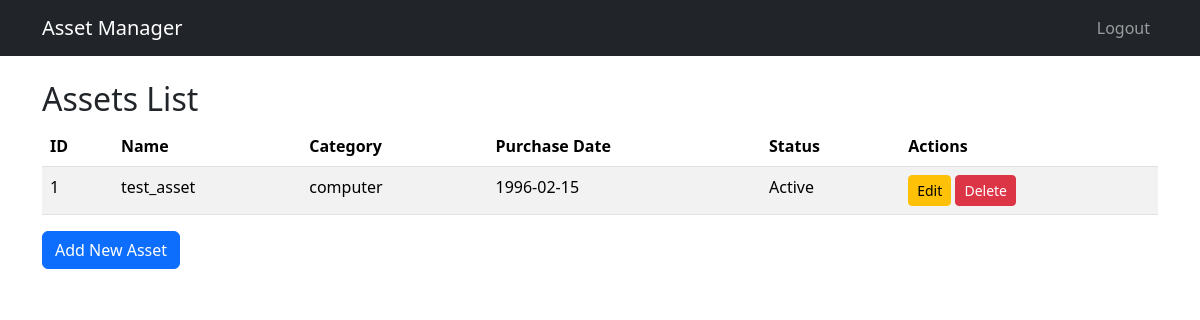
The app's page /assets (signed in), older data.
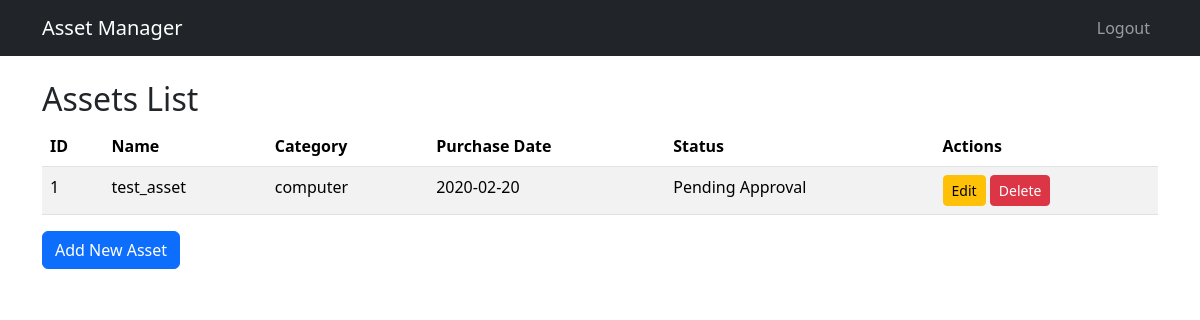
The same page, newer data.
### app/models.py (models this page shows, shortened)
class Asset(db.Model):
    id = db.Column(db.Integer, primary_key=True)
    name = db.Column(db.String(100), nullable=False)
    category = db.Column(db.String(50), nullable=False)
    purchase_date = db.Column(db.Date, nullable=False, default=datetime.utcnow)
    status = db.Column(db.String(20), nullable=False, default='Active')

### app/routes.py (the view)
@main.route('/assets')
@login_required
def asset_list():
    assets = Asset.query.all()
    return render_template('assets.html', assets=assets)

### app/templates/assets.html
{% extends "base.html" %}
{% block content %}
  <h2>Assets List</h2>
  <table class="table table-striped">
    <thead>
      <tr>
        <th>ID</th>
        <th>Name</th>
        <th>Category</th>
        <th>Purchase Date</th>
        <th>Status</th>
        <th>Actions</th>
      </tr>
    </thead>
    <tbody>
      {% for asset in assets %}
      <tr>
        <td>{{ asset.id }}</td>
        <td>{{ asset.name }}</td>
        <td>{{ asset.category }}</td>
        <td>{{ asset.purchase_date.strftime('%Y-%m-%d') }}</td>
        <td>{{ asset.status }}</td>
        <td>
          <a href="{{ url_for('main.edit_asset', id=asset.id) }}" class="btn btn-sm btn-warning">Edit</a>
          <form action="{{ url_for('main.delete_asset', id=asset.id) }}" method="post" style="display:inline;">
            <button type="submit" class="btn btn-sm btn-danger" onclick="return confirm('Sure to delete?');">Delete</button>
          </form>
        </td>
      </tr>
      {% endfor %}
    </tbody>
  </table>
  <a href="{{ url_for('main.new_asset') }}" class="btn btn-primary">Add New Asset</a>
{% endblock %}

### app/templates/base.html (shortened to what this page needs)
<!DOCTYPE html>
<html lang="en">
<head>
  <link href="https://cdn.jsdelivr.net/npm/bootstrap@5.3.2/dist/css/bootstrap.min.css" rel="stylesheet">
</head>
<body>
  <nav class="navbar navbar-expand-lg navbar-dark bg-dark mb-4">
    <div class="container">
      <a class="navbar-brand" href="{{ url_for('main.home') }}">Asset Manager</a>
      <div class="collapse navbar-collapse" id="navbarNav">
        <ul class="navbar-nav ms-auto">
          {% if current_user.is_authenticated %}
            <li class="nav-item">
              <a class="nav-link" href="{{ url_for('auth.logout') }}">Logout</a>
            </li>
          {% endif %}
        </ul>
      </div>
    </div>
  </nav>
  <div class="container">
    {% block content %}{% endblock %}
  </div>
</body>
</html>

Row changes from the older to the newer data that the page shows:
changed Asset "test_asset": purchase_date "1996-02-15" → "2020-02-20"; status "Active" → "Pending Approval"
